Frame 1 (no input): blank canvas, image omitted
Frame 60 (no input): blank canvas, image omitted
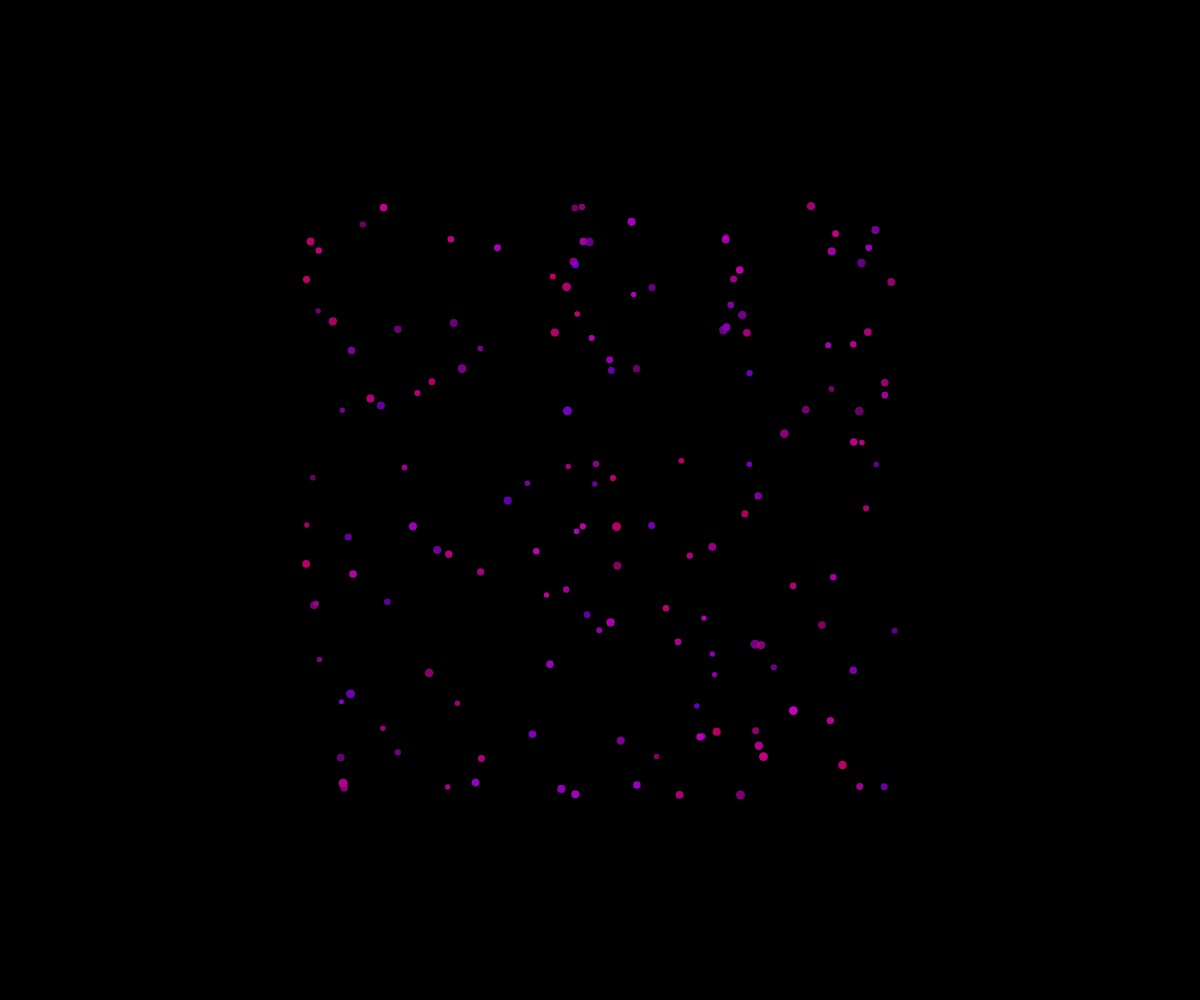
Frame 120 (the mouse pressed at the canvas centre since frame 60)

The p5.js sketch whose frames 1 and 60 were blank and that drew this single picture after the mouse press (run headless with seeded random() and noise() and a simulated clock; from frame 60 on, the mouse is pressed at the canvas centre):

// p5.js sketch
// ── sketch.js
// Fireworks OOP
// Drake Jordan
// Nov 18, 2024

const PARTICLE_COUNT = 150;

class Particle {
  constructor(x, y) {
    this.x = x;
    this.y = y;

    this.dx = random(-5, 5);
    this.dy = random(-5, 5);
    
    this.size = random(5,9);

    this.r = random(120, 255);
    this.g = 0;
    this.b = random(120, 255);

    this.a = 255;
  }

  display() {
    noStroke();
    fill(this.r, this.g, this.b, this.a);
    circle(this.x, this.y, this.size);
  }

  update() {
    this.x += this.dx;
    this.y += this.dy;
    this.a -= 1;
  }

  isDead() {
    return this.a <= 0;
  }
}

let theFireworks = [];

function mousePressed() {
  for(let i = 0; i < PARTICLE_COUNT; i++) {
    let someParticle = new Particle(mouseX, mouseY);
    theFireworks.push(someParticle);
  }
}

function setup() {
  createCanvas(windowWidth, windowHeight);
}

function draw() {
  background(0);
  for (let particle of theFireworks) {
    if (particle.isDead()) {
      let index = theFireworks.indexOf(particle);
      theFireworks.splice(index, 1);
    } 
    else {
      particle.display();
      particle.update();
    }
  }
}
